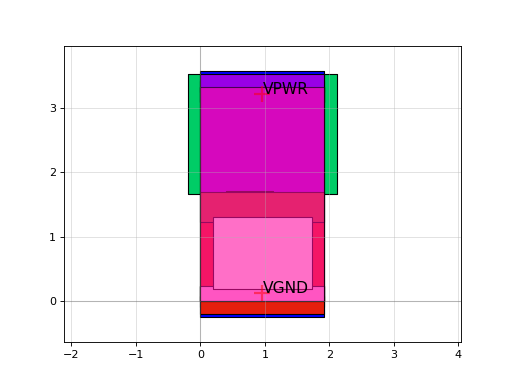

Here is the Python script that generated this plot:
import sky130

c = sky130.components.sky130_fd_sc_hs__clkinv_2()
c.plot()
